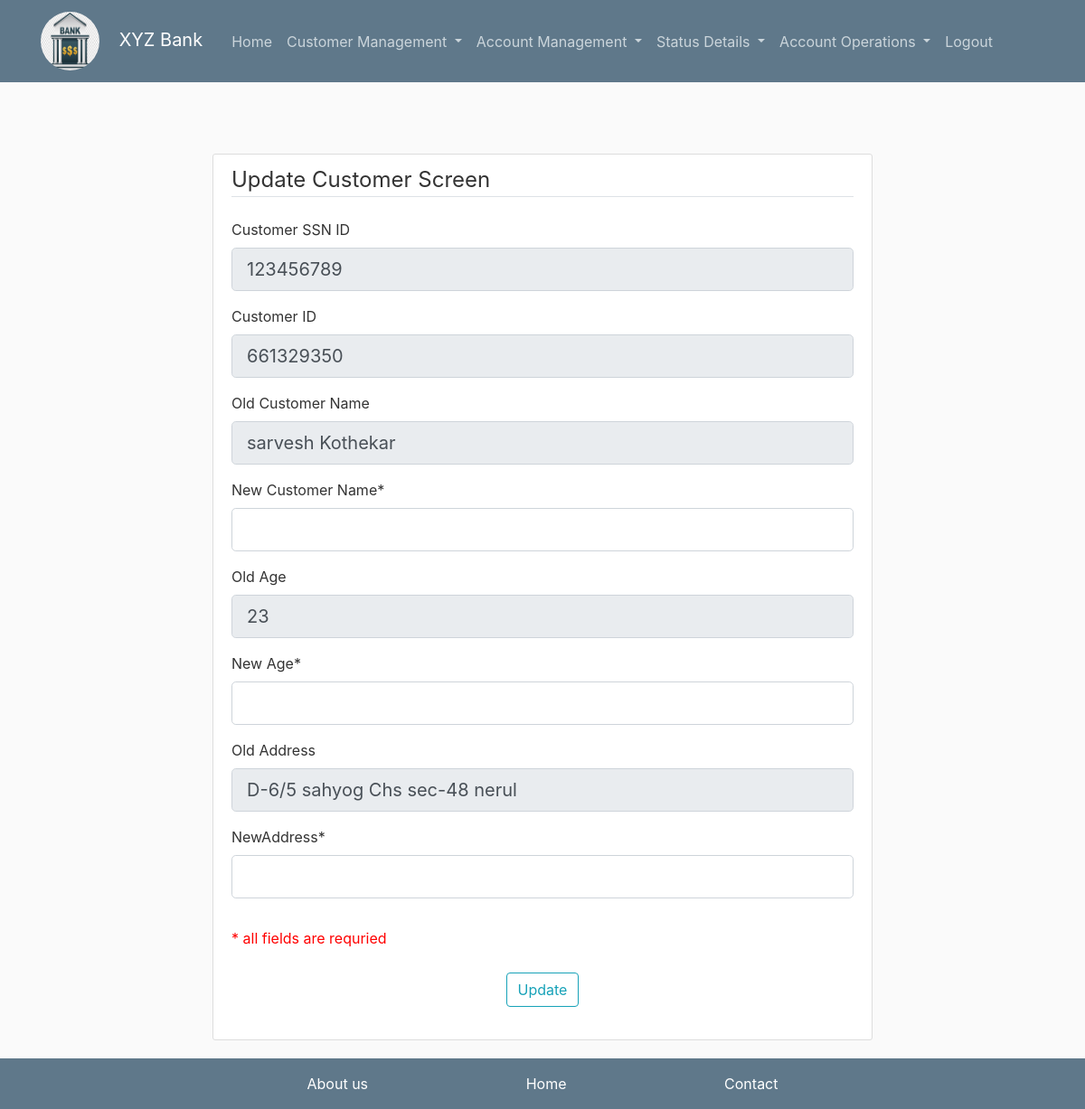
/createcustomer/1/update (signed in), run on an earlier commit of the app's database.
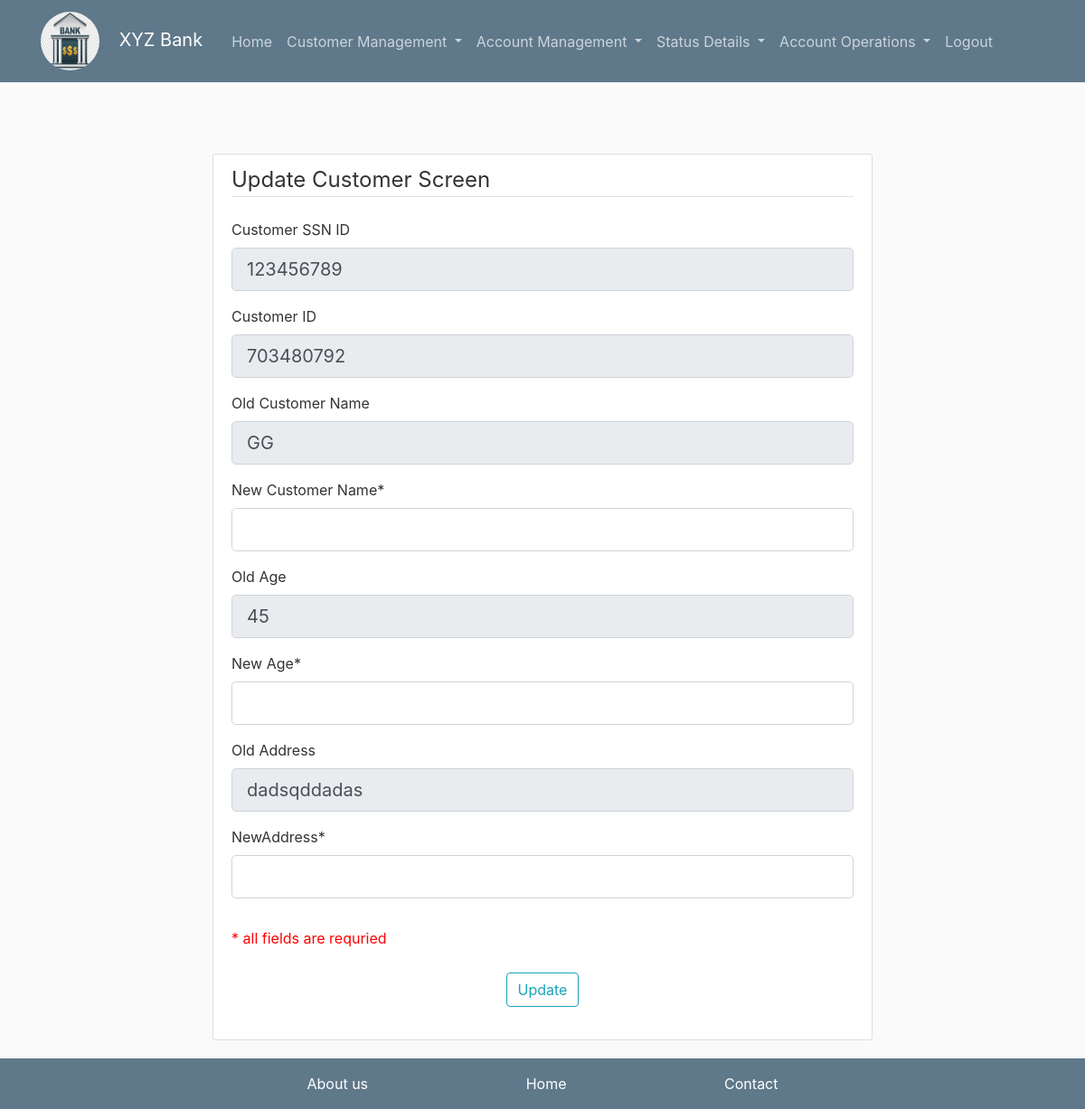
And on a later commit of the database.
### flaskblog/models.py (models this page shows, shortened)
class Customer(db.Model):
    __tablename__ = 'customer'
    id = db.Column(db.Integer, primary_key=True)
    cid = db.Column(db.Integer, unique=True, )
    ssnid = db.Column(db.Integer,unique=True, nullable=False, )
    name = db.Column(db.String(20), nullable=False)
    age = db.Column(db.String(100), nullable=False)
    address = db.Column(db.String(100), nullable=False)
    city = db.Column(db.String(100), nullable=False)
    state= db.Column(db.String(100), nullable=False)
    status = db.Column(db.String(100),nullable= False)
    last_updated = db.Column(db.DateTime,nullable = False, default = datetime.utcnow)
    customerstatus = db.relationship('Customerstatus', backref='customersts', lazy='dynamic',primaryjoin="and_(Customer.ssnid==Customerstatus.cssnid,Customer.cid==Customerstatus.ccid,Customer.status==Customerstatus.cstatus)")
    accountrelo=db.relationship('Account',backref='custm',lazy=True)

### flaskblog/routes.py (the view)
@app.route("/createcustomer/<int:post_id>/update",methods=['POST','GET'])
@login_required
def update_customer(post_id):
    customer = Customer.query.get_or_404(post_id)
    tz = pytz.timezone("Asia/Kolkata")
    form = UpdateCustomerForm()
    if form.validate_on_submit():
        dateTime = tz.localize(datetime.date(), is_dst=None)
        print(aware)
        customer.name=form.newname.data
        customer.age=form.newage.data
        customer.address=form.newaddress.data
        customer.last_updated=dateTime
        db.session.commit()
        print('updated')
        flash('Your Customer has been updated!', 'success')
    elif request.method == 'GET':
        form.ssnid.data = customer.ssnid
        form.cid.data = customer.cid
        form.oldname.data=customer.name
        form.oldage.data=customer.age
        form.oldaddress.data=customer.address
    print(form.errors)
    return render_template('customer/update_customer.html', title='Update Post',form=form)

### flaskblog/forms.py (shortened to what this page needs)
class UpdateCustomerForm(FlaskForm):
    ssnid = IntegerField('Customer SSN ID', )
    cid = IntegerField('Customer ID', )
    oldname = StringField('Old Customer Name',)
    newname = StringField('New Customer Name',
                        validators=[DataRequired(), Length(min=2, max=20)])
    oldage = IntegerField('Old Age',)
    newage = IntegerField('New Age',
                        validators=[DataRequired(), NumberRange(min=10, max=150)])
    oldaddress = StringField('Old Address',)
    newaddress = StringField('NewAddress',
                        validators=[DataRequired(), Length(min=2, max=200)])
    update = SubmitField('Update')

### flaskblog/models.py (called while the page is built)
@login_manager.user_loader
def load_user(user_id):
    return User.query.get(int(user_id))

### flaskblog/templates/customer/update_customer.html (shortened to what this page needs)
{%extends 'layout.html'%}
{%block content%}
<div class="content-section">
    <form method="POST" action="">
        <fieldset class="form-group">
            <legend class="border-bottom mb-4">Update Customer Screen</legend>
            <div class="form-group">
                {{ form.ssnid.label(class="form-control-label")}}
                {{ form.ssnid(class="form-control form-control-lg", readonly=true) }}
            </div>
            <div class="form-group">
                {{ form.cid.label(class="form-control-label")}}
                {{ form.cid(class="form-control form-control-lg", readonly=true) }}
            </div>
            <div class="form-group">
                {{ form.oldname.label(class="form-control-label")  }}
                {{ form.oldname(class="form-control form-control-lg" ,readonly=true) }}
            </div>
            <div class="form-group">
                {{ form.newname.label(class="form-control-label")+"*"  }}
                {% if form.newname.errors %}
                    {{ form.newname(class="form-control form-control-lg is-invalid") }}
                    <div class="invalid-feedback">
                        {% for error in form.newname.errors %}
                            <span>{{ error }}</span>
                        {% endfor %}
                    </div>
                {% else %}
                    {{ form.newname(class="form-control form-control-lg") }}
                {% endif %}
            </div>
            <div class="form-group">
                {{ form.oldage.label(class="form-control-label") }}
                {{ form.oldage(class="form-control form-control-lg", readonly=true) }}
            </div>
            <div class="form-group">
                {{ form.newage.label(class="form-control-label")+"*"  }}
                {% if form.newage.errors %}
                    {{ form.newage(class="form-control form-control-lg is-invalid") }}
                    <div class="invalid-feedback">
                        {% for error in form.newage.errors %}
                            <span>{{ error }}</span>
                        {% endfor %}
                    </div>
                {% else %}
                    {{ form.newage(class="form-control form-control-lg") }}
                {% endif %}
            </div>
            <div class="form-group">
                {{ form.oldaddress.label(class="form-control-label") }}
                {{ form.oldaddress(class="form-control form-control-lg", readonly=true) }}
            </div>
            <div class="form-group">
                {{ form.newaddress.label(class="form-control-label")+"*"  }}
                {% if form.newaddress.errors %}
                    {{ form.newaddress(class="form-control form-control-lg is-invalid") }}
                    <div class="invalid-feedback">
                        {% for error in form.newaddress.errors %}
                            <span>{{ error }}</span>
                        {% endfor %}
                    </div>
                {% else %}
                    {{ form.newaddress(class="form-control form-control-lg") }}
                {% endif %}
            </div>
        </fieldset>
        <div><p style="color: red;">* all fields are requried</p></div>
        <div class="row justify-content-center">
            <div style="padding: 10px;" class="form-group">
                {{ form.update(class="btn btn-outline-info") }}
            </div>
        </div>
    </form>
</div>
{%endblock content%}

What changed in the data, as far as the page shows it:
changed Customer: cid "661329350" → "703480792"
Also different on the page:
form field oldname: "sarvesh Kothekar" → "GG"
form field oldage: "23" → "45"
form field oldaddress: "D-6/5 sahyog Chs sec-48 nerul" → "dadsqddadas"
